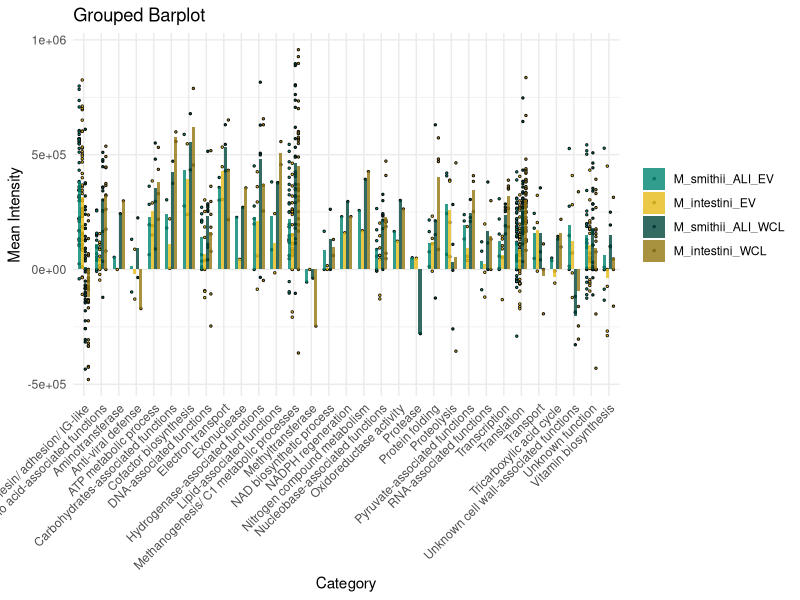
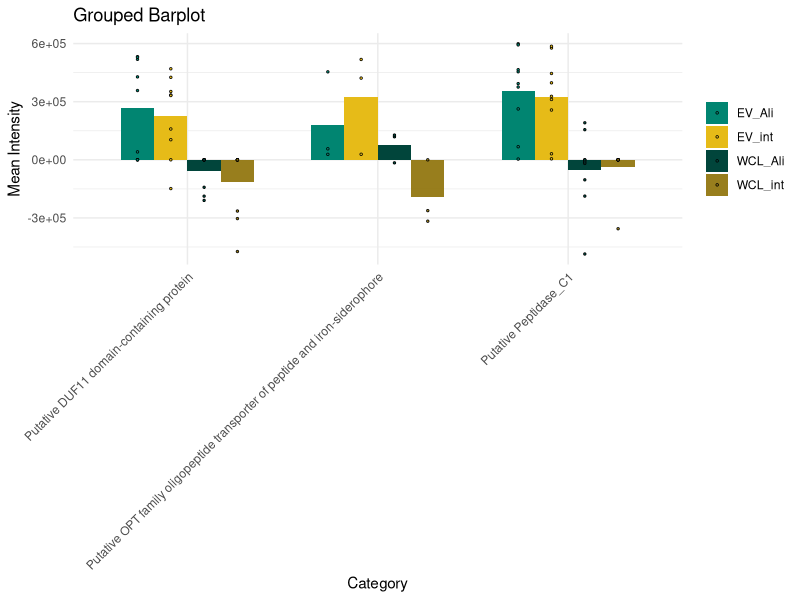

Reproduce these figures in R, in order.
##############################################
## Proteomics bar plot with individual dots ##
##############################################
# adapted CME script

# Load necessary libraries
library(ggplot2)
library(reshape2)
library(dplyr)
library(svglite)

#Set working directory
setwd("C:/Users/o_weinberv/Nextcloud/AG Moissl-Eichinger_people/Viktoria/05_Final_VESICLE_PAPER/Figures/Fig 3c")

# Import the data (make sure the data is in a tab-separated format or CSV)

# Figure 3 
data <- read.table("proteomics_data_Fig.3c.txt", header = TRUE, sep = "\t", stringsAsFactors = FALSE)

# Reshape the data to long format for ggplot
data_long <- melt(data, id.vars = "Category", variable.name = "Experiment", value.name = "Value")

# Remove NA values
data_long <- na.omit(data_long)

# Calculate mean value for each category and experiment
data_mean <- data_long %>%
  group_by(Category, Experiment) %>%
  summarize(Mean = mean(Value))

# Create the bar plot with individual data points (dots in the middle)
p <- ggplot() +
  # Bar plot for mean values
  geom_point(data = data_long, aes(x = Category, y = Value, fill = Experiment), 
             position = position_dodge(width = 0.7), size = 0.6, shape = 21, stroke = 0.4) +
  scale_fill_manual(values = c("#018571ff", "#e6bb18ff", "#01453bff","#92760ff0")) +
  
  geom_bar(data = data_mean, aes(x = Category, y = Mean, fill = Experiment), 
           stat = "identity", position = "dodge", width = 0.7, alpha = 0.8) +
  scale_fill_manual(values = c("#018571ff", "#e6bb18ff", "#01453bff","#92760ff0")) +
  theme_minimal() +
  labs(x = "Category", y = "Mean Intensity", title = "Grouped Barplot") +
  theme(axis.text.x = element_text(angle = 45, hjust = 1)) +
  theme(legend.title = element_blank())

p

# Save the plot as an SVG file
svglite::svglite(filename = "Proteomics_figure_3c_1.svg", width = 13, height = 8)
print(p)
dev.off()



## Proteomics figure 

#Set working directory
setwd("/Users/Ich/Nextcloud/AG Moissl-Eichinger_people/Viktoria/05_Final_VESICLE_PAPER/Figures/Fig 3c")

# Import the data (make sure the data is in a tab-separated format or CSV)

# Figure S5
data <- read.table("proteomics_data_Fig_S5.txt", header = TRUE, sep = "\t", stringsAsFactors = FALSE)

# Reshape the data to long format for ggplot
data_long <- melt(data, id.vars = "Annotation", variable.name = "Experiment", value.name = "Value")

# Remove NA values
data_long <- na.omit(data_long)

# Calculate mean value for each category and experiment
data_mean <- data_long %>%
  group_by(Annotation, Experiment) %>%
  summarize(Mean = mean(Value))

# Create the bar plot with individual data points (dots in the middle)
p <- ggplot() +
  geom_bar(data = data_mean, aes(x = Annotation, y = Mean, fill = Experiment), 
           stat = "identity", position = "dodge", width = 0.7) +
  scale_fill_manual(values = c("#018571ff", "#e6bb18ff", "#01453bff","#92760ff0")) +
  geom_point(data = data_long, aes(x = Annotation, y = Value, fill = Experiment), 
             position = position_dodge(width = 0.7), size = 0.6, shape = 21, stroke = 0.4, color = "black") +
  theme_minimal() +
  labs(x = "Category", y = "Mean Intensity", title = "Grouped Barplot") +
  theme(axis.text.x = element_text(angle = 45, hjust = 1)) +
  theme(legend.title = element_blank())

p

# Save the plot as an SVG file
svglite::svglite(filename = "Proteomics_figure_S5_1.svg", width = 10, height = 8)
print(p)
dev.off()
